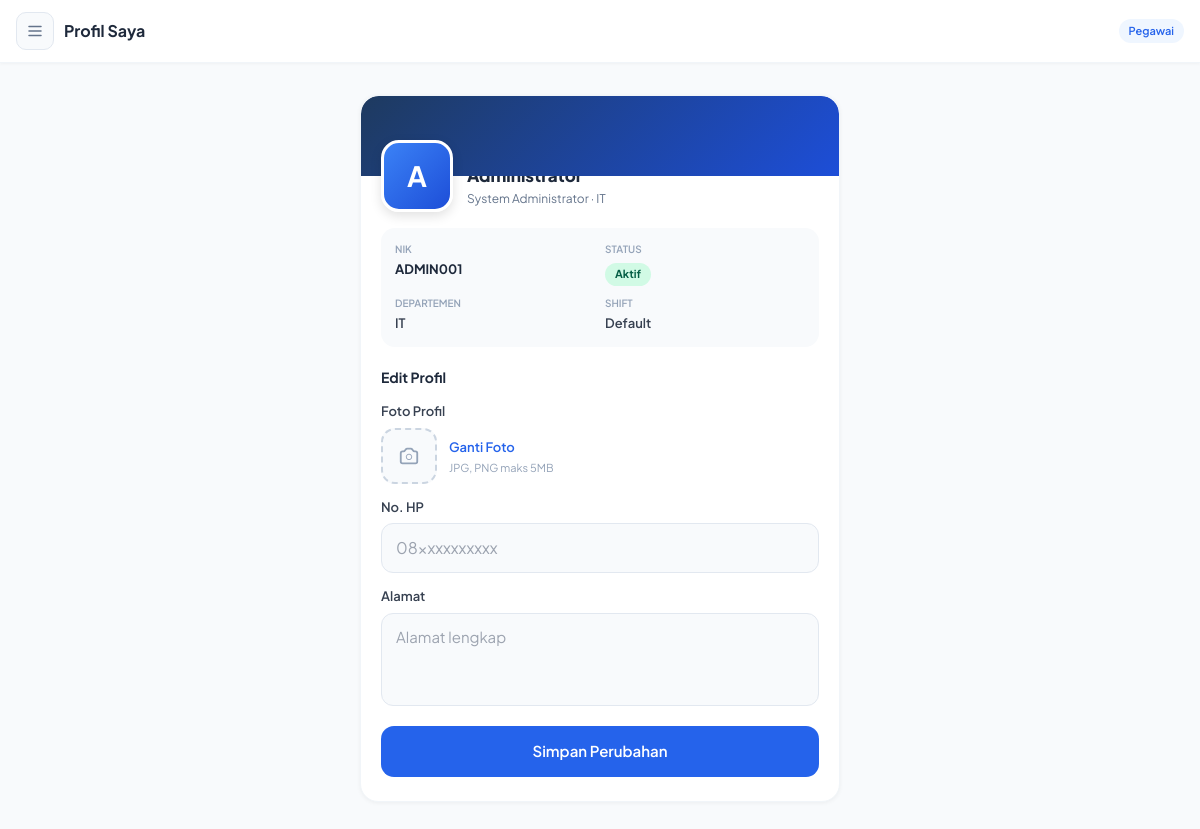
The app's page /profil (signed in) with its own data.
### tables this page shows
CREATE TABLE users (
            id INTEGER PRIMARY KEY AUTOINCREMENT,
            nik TEXT UNIQUE NOT NULL,
            nama TEXT NOT NULL,
            email TEXT UNIQUE NOT NULL,
            password TEXT NOT NULL,
            jabatan TEXT,
            departemen TEXT,
            departemen_id INTEGER,
            shift_id INTEGER,
            no_hp TEXT,
            alamat TEXT,
            tanggal_lahir TEXT,
            jenis_kelamin TEXT,
            foto TEXT,
            role TEXT DEFAULT "user",
            status TEXT DEFAULT "pending",
            created_at DATETIME DEFAULT CURRENT_TIMESTAMP,
            FOREIGN KEY(departemen_id) REFERENCES departemen(id),
            FOREIGN KEY(shift_id) REFERENCES shift(id)
        );

### app.py (the view, shortened to what this page needs)
@app.route('/profil', methods=['GET','POST'])
@login_required
def profil():
    uid=session['user_id']; conn=get_db()
    user=conn.execute("""SELECT u.*,d.nama as dept_nama,d.warna as dept_warna,
        s.nama as shift_nama,s.jam_masuk as shift_masuk,s.jam_keluar as shift_keluar
        FROM users u LEFT JOIN departemen d ON u.departemen_id=d.id
        LEFT JOIN shift s ON u.shift_id=s.id WHERE u.id=?""",(uid,)).fetchone()
    conn.close(); return render_template('profil.html',user=user)

### app.py (called while the page is built)
def get_db():
    conn = sqlite3.connect(DB_PATH)
    conn.row_factory = sqlite3.Row
    return conn

def login_required(f):
    @wraps(f)
    def dec(*a,**kw):
        if 'user_id' not in session: return redirect(url_for('login'))
        return f(*a,**kw)
    return dec

### templates/profil.html (shortened to what this page needs)
{% extends 'layout.html' %}
{% block page_title %}Profil Saya{% endblock %}
{% block content %}
<div style="max-width:480px;margin:0 auto">
  <div class="card">
    <div style="height:80px;background:linear-gradient(135deg,#1e3a5f,#1d4ed8);border-radius:18px 18px 0 0;position:relative"></div>
    <div style="padding:0 20px 24px">
      <div style="display:flex;align-items:flex-end;gap:14px;margin-top:-36px;margin-bottom:16px">
        <div style="position:relative">
          {% if user.foto %}
            <img id="fotoPreview" src="/static/uploads/photos/{{ user.foto }}" style="width:72px;height:72px;border-radius:18px;object-fit:cover;border:3px solid #fff;box-shadow:0 4px 12px rgba(0,0,0,.12)">
          {% else %}
            <div id="fotoPreview" style="width:72px;height:72px;border-radius:18px;background:linear-gradient(135deg,#3b82f6,#1d4ed8);border:3px solid #fff;box-shadow:0 4px 12px rgba(0,0,0,.12);display:flex;align-items:center;justify-content:center;font-size:28px;font-weight:700;color:#fff">{{ user.nama[0] }}</div>
          {% endif %}
        </div>
        <div style="padding-bottom:4px;flex:1;min-width:0">
          <h2 style="font-size:17px;font-weight:800;color:#1e293b;white-space:nowrap;overflow:hidden;text-overflow:ellipsis">{{ user.nama }}</h2>
          <p style="font-size:12px;color:#64748b;margin-top:2px">{{ user.jabatan or 'Pegawai' }}{% if user.departemen %} · {{ user.departemen }}{% endif %}</p>
        </div>
      </div>
      <div style="display:grid;grid-template-columns:1fr 1fr;gap:10px;background:#f8fafc;border-radius:14px;padding:14px;margin-bottom:20px">
        <div><p style="font-size:10px;color:#94a3b8;font-weight:600;text-transform:uppercase;margin-bottom:3px">NIK</p><p style="font-size:13px;font-weight:700;color:#1e293b">{{ user.nik }}</p></div>
        <div><p style="font-size:10px;color:#94a3b8;font-weight:600;text-transform:uppercase;margin-bottom:3px">Status</p><span class="badge-active">Aktif</span></div>
        <div><p style="font-size:10px;color:#94a3b8;font-weight:600;text-transform:uppercase;margin-bottom:3px">Departemen</p><p style="font-size:13px;font-weight:600;color:#374151">{{ user.departemen or '-' }}</p></div>
        <div><p style="font-size:10px;color:#94a3b8;font-weight:600;text-transform:uppercase;margin-bottom:3px">Shift</p><p style="font-size:13px;font-weight:600;color:#374151">{{ user.shift_nama or 'Default' }}</p></div>
      </div>
      <form method="POST" enctype="multipart/form-data" style="display:flex;flex-direction:column;gap:14px">
        <h3 style="font-size:14px;font-weight:700;color:#1e293b">Edit Profil</h3>
        <div>
          <label style="display:block;font-size:13px;font-weight:600;color:#374151;margin-bottom:6px">Foto Profil</label>
          <div style="display:flex;align-items:center;gap:12px">
            <div onclick="document.getElementById('fotoFile').click()" style="cursor:pointer;width:56px;height:56px;border-radius:14px;overflow:hidden;border:2px dashed #cbd5e1;flex-shrink:0;display:flex;align-items:center;justify-content:center;background:#f8fafc">
            </div>
            <div>
              <button type="button" onclick="document.getElementById('fotoFile').click()" style="font-size:13px;color:#2563eb;font-weight:600;background:none;border:none;cursor:pointer;padding:0">Ganti Foto</button>
              <p style="font-size:11px;color:#94a3b8;margin-top:2px">JPG, PNG maks 5MB</p>
            </div>
          </div>
        </div>
        <div>
          <label style="display:block;font-size:13px;font-weight:600;color:#374151;margin-bottom:6px">No. HP</label>
          <input type="tel" name="no_hp" value="{{ user.no_hp or '' }}" class="input-field" placeholder="08xxxxxxxxxx" style="font-size:16px">
        </div>
        <div>
          <label style="display:block;font-size:13px;font-weight:600;color:#374151;margin-bottom:6px">Alamat</label>
          <textarea name="alamat" rows="3" class="input-field" placeholder="Alamat lengkap" style="resize:none;font-size:15px">{{ user.alamat or '' }}</textarea>
        </div>
        <button type="submit" class="btn-primary" style="padding:14px;font-size:15px">Simpan Perubahan</button>
      </form>
    </div>
  </div>
</div>
{% endblock %}

### templates/base.html (style rules this page uses)
* { font-family:'Plus Jakarta Sans',sans-serif;-webkit-tap-highlight-color:transparent;box-sizing:border-box }
body { -webkit-font-smoothing:antialiased }
.card { background:#fff;border-radius:18px;box-shadow:0 1px 4px rgba(0,0,0,.05);border:1px solid #f1f5f9;overflow:hidden }
.btn-primary { background:#2563eb;color:#fff;font-weight:600;padding:11px 20px;border-radius:13px;font-size:14px;border:none;cursor:pointer;transition:all .18s;display:inline-flex;align-items:center;justify-content:center;gap:6px;text-decoration:none;white-space:nowrap;-webkit-appearance:none }
.input-field { width:100%;background:#f8fafc;border:1.5px solid #e2e8f0;border-radius:12px;padding:12px 14px;font-size:15px;color:#1e293b;transition:all .18s;outline:none;-webkit-appearance:none;appearance:none }
.badge-active { display:inline-flex;align-items:center;padding:3px 10px;border-radius:99px;font-size:11px;font-weight:700;background:#d1fae5;color:#065f46 }

### records on screen
users: nama "A", nama "Administrator", jabatan "System Administrator", departemen "IT", nik "ADMIN001"

### other values on screen
{{ user.shift_nama or 'Default' }} "Default"
